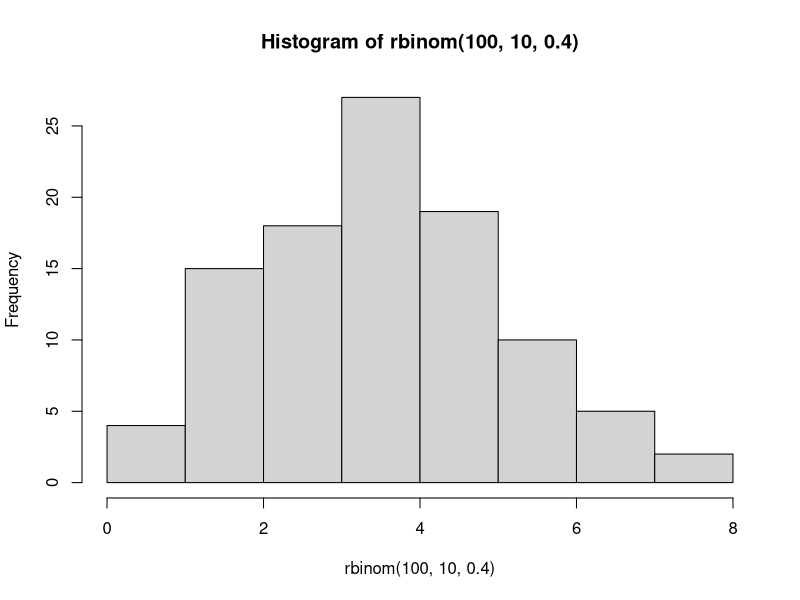

Write R code to recreate this figure.
# Binomial

p = 1/6
n = 5
dbinom(4,n,p)
1 - pbinom(1,n,p)
pbinom(3,n,p) - pbinom(1,n,p)
n*p
sqrt(n*p*(1-p))
hist(rbinom(100,10,0.4))
pbinom(4,n,p, lower.tail = FALSE)

# Geométrica

p = 1/2

dgeom(7,p)

((1-p)^(2))*p

p/(1-(1-p)^7)

# Binomial Negativa

p = 1/10

dnbinom(5,2,p)
1 - pnbinom(4,2,p)
2*((1 - p)/p)
sqrt(2*((1 - p)/p^2))
pnbinom(4,2,p, lower.tail = FALSE)

p = 1/1000
n = 3

dnbinom(150,n,p)

# Poisson

dpois(21, lambda = 20)
ppois(0, lambda = 3)
ppois(5, lambda = 20, lower.tail = FALSE) # Mayores estrictos que 5 (> 5).

ppois(25, lambda = 3*10, lower.tail = FALSE)
dpois(0, lambda = 6)

